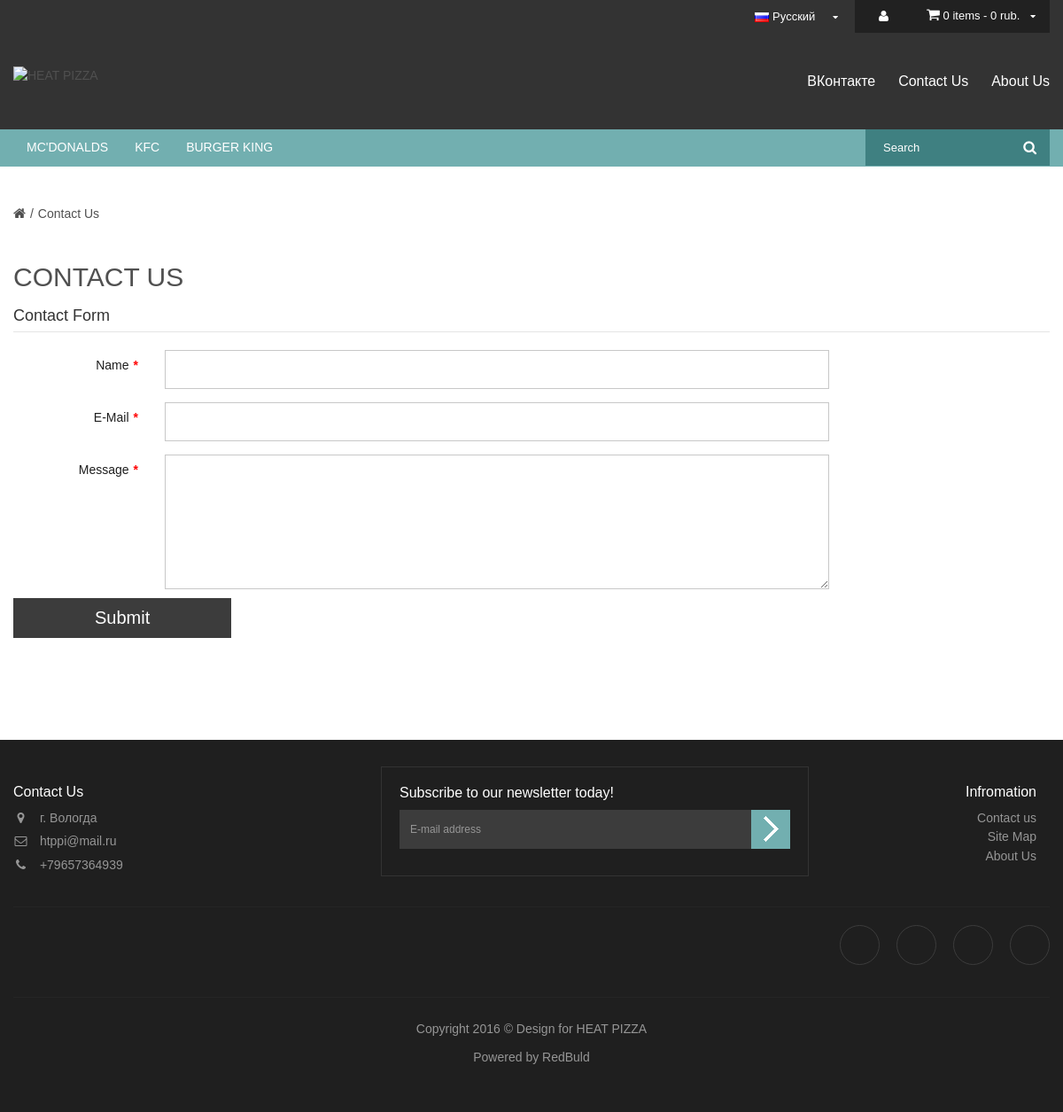
The app's page /contact with its own data.
### app/models.py (models this page shows, shortened)
class Category(db.Model):
    id = db.Column('id', db.Integer, primary_key=True)
    num = db.Column('num', db.Integer, index=True)
    name = db.Column('name', db.String(250), index=True)
    products = db.relationship('Product', backref='category', lazy='dynamic')
    parentid = db.Column('parentid', db.Integer, db.ForeignKey('category.id'), index=True)
    childrens = db.relationship('Category', lazy='subquery')
    paid = db.Column('paid', db.Integer)
    dcost = db.Column('dcost', db.Integer)
    visible = db.Column('visible', db.Boolean)

class Settings(db.Model):
    name = db.Column('name', db.String(250), primary_key=True, unique=True)
    value = db.Column('value', db.String(250))

### app/modules/market.py (the view)
@market_module.route('/contact', methods=['GET','POST'])
def contact():
    if request.method == 'POST':
        name = request.form['name']
        email = request.form['email']
        answer = ''
        enquiry = request.form['enquiry']
        contact = Contacts()
        contact.init(name, email, enquiry)
        db.session.add(contact)
        db.session.commit()
        result = {
            'result':'success'
        }
        return json.dumps(result)
    else:
        categories_all = Category.query.order_by(asc(Category.num)).filter_by(parentid=0,visible=1).all()
        settings = Settings.query.all()
        sett = {}
        for i in settings:
            sett[i.name] = i.value
        return render_template('market/contact.html', categories_all=categories_all, settings=sett)

### app/modules/market.py (called while the page is built)
@app.before_request
def set_client_session():
    if 'locale' not in session:
        session['locale'] = 'ru'
    if 'bag' not in session:
        session['bag']=[]
    if 'paidcats' not in session:
        session['paidcats']=[]
    if 'last' not in session:
        session['last']=[]
    if 'total' not in session:
        session['total']={}
    if 'counts' not in session['total']:
        session['total']['counts'] = 0
    if 'price' not in session['total']:
        session['total']['price'] = 0
    if 'delivery' not in session['total']:
        session['total']['delivery']=0

@app.context_processor
def my_utility_processor():
    def get_name(id):
        product = Product.query.filter_by(id=id)
        name = ''
        for i in product:
            name = i.name
        return name
    return dict(get_name=get_name)

### app/templates/market/contact.html (shortened to what this page needs)
<!DOCTYPE html>
<html dir="ltr">
<head>
{% include 'market/functional/scripts.html' %}
</head>
<body class="contact rb-wide-boxed">
<div id="rb_container" class="rb-wide-boxed " >
{% include 'market/design/header.html' %}
<div class="container">
  <ul class="breadcrumb">
    <li><a href="{{ config['SITE_URL'] }}"><i class="fa fa-home"></i></a></li>
    <li><a href="{{ config['SITE_URL'] }}contact">{% trans %}Contact Us{% endtrans %}</a></li>
  </ul>
  <div class="row">
    <div id="content" class="col-sm-12">
      <h1>{% trans %}Contact us{% endtrans %}</h1>
      <form id="enquiryForm" class="form-horizontal">
        <legend>{% trans %}Contact Form{% endtrans %}</legend>
        <div class="form-group required">
          <label class="col-sm-2 control-label" for="input-name">{% trans %}Name{% endtrans %}</label>
          <div class="col-sm-10">
            <input type="text" name="name" value="" id="input-name" class="form-control">
          </div>
        </div>
        <div class="form-group required">
          <label class="col-sm-2 control-label" for="input-email">E-Mail</label>
          <div class="col-sm-10">
            <input type="text" name="email" value="" id="input-email" class="form-control">
          </div>
        </div>
        <div class="form-group required">
          <label class="col-sm-2 control-label" for="input-enquiry">{% trans %}Message{% endtrans %}</label>
          <div class="col-sm-10">
            <textarea name="enquiry" rows="10" id="input-enquiry" class="form-control"></textarea>
          </div>
        </div>
        <div class="form-group">
          <div class="buttons">
            <div class="pull-left">
              <button type="button" class="btn btn-primary" id="sendEnquiryBut" onclick="sendEnquiry();">{% trans %}Submit{% endtrans %}</button>
            </div>
          </div>
        </div>
      </form>
    </div>
  </div>
</div>
{% include 'market/design/footer.html' %}
</body>
</html>

### app/templates/market/design/top_menu.html (shortened to what this page needs)
<div class="rb-comb fadeInDown">
  <div class="navbar menu">
    <div class="navbar-inner">
      <div class="container">
        <div class="hormenu col-sm-9 pull-left">
          <nav class="hidden-xs">
            <ul>
            {% for category in categories_all recursive %}
              <li>
                <a title="{{ category.name }}" href="{{ config['SITE_URL'] }}{{ category.name }}">{{ category.name }}</a>
              </li>
            {% endfor %}
            </ul>
          </nav>
        </div>
        <div class="col-sm-3 pull-right rb-search">
          <div id="search" class="input-group pull-right">
            <input type="text" name="search" value="" placeholder="" class="form-control input-lg dropdown-toggle" data-toggle="dropdown">
            <button type="button" title="search" class="btn btn-search"><i class="fa fa-search"></i></button>
          </div>
        </div>
      </div>
    </div>
  </div>
</div>

### app/templates/market/design/footer.html (shortened to what this page needs)
<div id="rb_footer_container" class="" >
  <footer id="rb_footer">
    <div class="container">
      <div class="footer_column">
        <div class="row">
          <div class="col-sm-4 col-xs-6 not-animated" data-animate="fadeInUp" data-delay="200">
            <div class="footer-contact">
              <h3 style="text-transform:none;">{% trans %}Contact Us{% endtrans %}</h3>
              <div class="contact-us not-animated" data-animate="fadeInUp" data-delay="300">
                <div class="address">
                  <i class="fa fa-map-marker"></i>
                    <a class="map" href="#" data-lat="59.223486, 39.888875" data-toggle="modal" data-target="#mapsmodal">{{ settings['address_'+session['locale']] }}</a>
                </div>
                <div class="email">
                  <i class="fa fa-envelope-o"></i>
                    <span>{{ settings['email'] }}</span>
                </div>
                <div class="phone">
                  <i class="fa fa-phone"></i>
                    <span>{{ settings['phone'] }}</span>
                </div>
              </div>
            </div>
          </div>
          <div class="col-sm-8 col-xs-6 not-animated" data-animate="fadeInUp" data-delay="300">
            <div class="rb-newletter col-sm-8 hidden-xs">
              <div class="footer-newletter">
                <div class="title">
                  <h3 style="text-transform:none;">{% trans %}Subscribe to our newsletter today!{% endtrans %}</h3>
                </div>
                <div>
                  <div class="newletter-content">
                    <div class="frm_subscribe">
                      <form name="subscribe" id="subscribe">
                        <table>
                          <tr>
                            <td>
                              <div class="boss-newletter">
                                <input class="form-control input-new" size="50" type="text" placeholder="{% trans %}E-mail address{% endtrans %}" name="subscribe_email" id="subscribe_email">
                                <a class="btn btn-new" onclick="email_subscribe()">{% trans %}Subscribe{% endtrans %}</a>
                              </div>
                            </td>
                          </tr>
                          <tr>
                          </tr>
                        </table>
                      </form>
                    </div>
                  </div>
                </div>
              </div>
            </div>
            <div class="col-sm-4 col-xs-12 not-animated" data-animate="fadeInUp" data-delay="200">
              <div class="row">
                <div class="col-xs-12 pull-right not-animated" data-animate="fadeInUp" data-delay="200" style="text-align:right;">
                  <h3>{% trans %}Infromation{% endtrans %}</h3>
                  <ul>
                    <li><a href="{{ config['SITE_URL'] }}contact">{% trans %}Contact us{% endtrans %}</a></li>
                    <li><a href="{{ config['SITE_URL'] }}sitemap">{% trans %}Site Map{% endtrans %}</a></li>
                    <li><a href="{{ config['SITE_URL'] }}about">{% trans %}About Us{% endtrans %}</a></li>
                  </ul>
                </div>
              </div>
            </div>
          </div>
        </div>
      </div>
    </div>
    <div class="social-payment">
      <div class="container">
        <div class="row">
          <div class="column col-sm-6 col-xs-12 pull-left not-animated" data-animate="fadeInUp" data-delay="500">
          </div>
          <div class="column col-sm-6 col-xs-12 pull-right not-animated" data-animate="fadeInUp" data-delay="500">
            <div class="footer-social pull-right">
              <ul>
                <li class="icon-vk"><a href="{% for x in settings if x.name == 'link' %}{{ x.value }}{% endfor %}" target="_blank" title="В контакте"><i class="sb sb-vk"></i></a></li>
                <li class="icon-facebook"><a href="javascript:;" onclick="Share.facebook('{{ config['SITE_URL'] }}','{{ config['SITE_NAME'] }}','','')" title="Facebook"><i class="sb sb-fb"></i></a></li>
                <li class="icon-twitter"><a href="javascript:;" onclick="Share.facebook('{{ config['SITE_URL'] }}','{{ config['SITE_NAME'] }}')" title="Twitter"><i class="sb sb-tw"></i></a></li>
                <li class="icon-ok"><a href="javascript:;" onclick="Share.odnoklassniki('{{ config['SITE_URL'] }}','{{ config['SITE_NAME'] }}')" title="Одноклассники"><i class="sb sb-ok"></i></a></li>
              </ul>
            </div>
          </div>
        </div>
      </div>
    </div>
    <div class="rb-powered">
      <div class="container">
        <div class="row">
          <div class="powered col-sm-12 col-xs-12">
            <div id="powered">
              <p> Copyright 2016 ©<span> Design for <a href="{{ config['SITE_URL'] }}">{{ config['SITE_NAME'] }}</a></span></p>
              <p><span>Powered by <a href="http://vk.com/el_paramore">RedBuld</a></span></p>
            </div>
          </div>
        </div>
      </div>
    </div>
  </footer>
</div>

### records on screen
Category: name "MC'DONALDS"
Category: name "KFC"
Category: name "BURGER KING"
Settings: value "г. Вологда"
Settings: email "htppi@mail.ru"
Settings: phone "+79657364939"

### other values on screen
{{ ngettext('%(num)d item', '%(num)d items', session['total']['counts']) }} "0 items"
{{ session['total']['price']+session['total']['delivery'] }} "0"
{{ trans }} "rub."
{{ lang[1] }} "Русский"
{{ trans }} "Contact Us"
{{ trans }} "About Us"
{{ trans }} "CONTACT US"
{{ trans }} "Contact Form"
{{ trans }} "Name"
{{ trans }} "Message"
{{ trans }} "Submit"
{{ trans }} "Subscribe to our newsletter today!"
{{ trans }} "Infromation"
{{ trans }} "Contact us"
{{ trans }} "Site Map"
